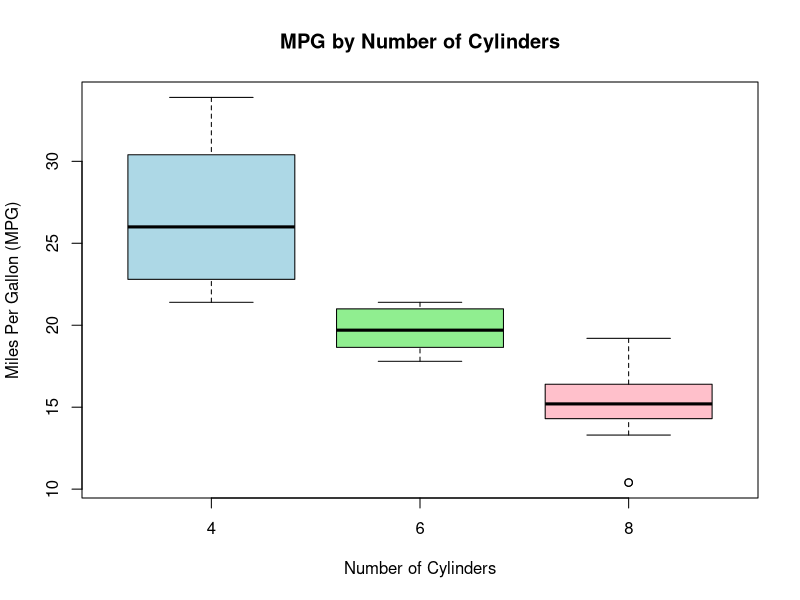

Write the R code that produced this figure.
data(mtcars)

boxplot(mpg ~ factor(cyl), data = mtcars,
        main = "MPG by Number of Cylinders",
        xlab = "Number of Cylinders",
        ylab = "Miles Per Gallon (MPG)",
        col = c("lightblue", "lightgreen", "pink"))
